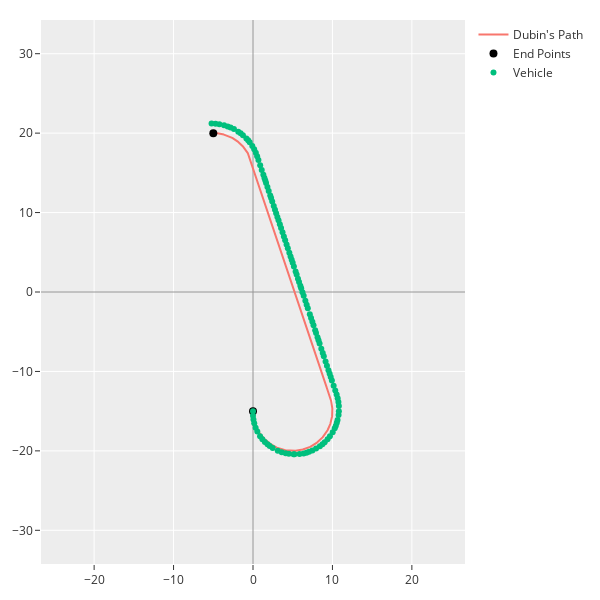

Here is the notebook cell this chart was saved with:
### Code cell
plot_dubin(["Dubin's Path", "lines", optimal_path], ["Vehicle", "markers", simple_trajectory]).show()
